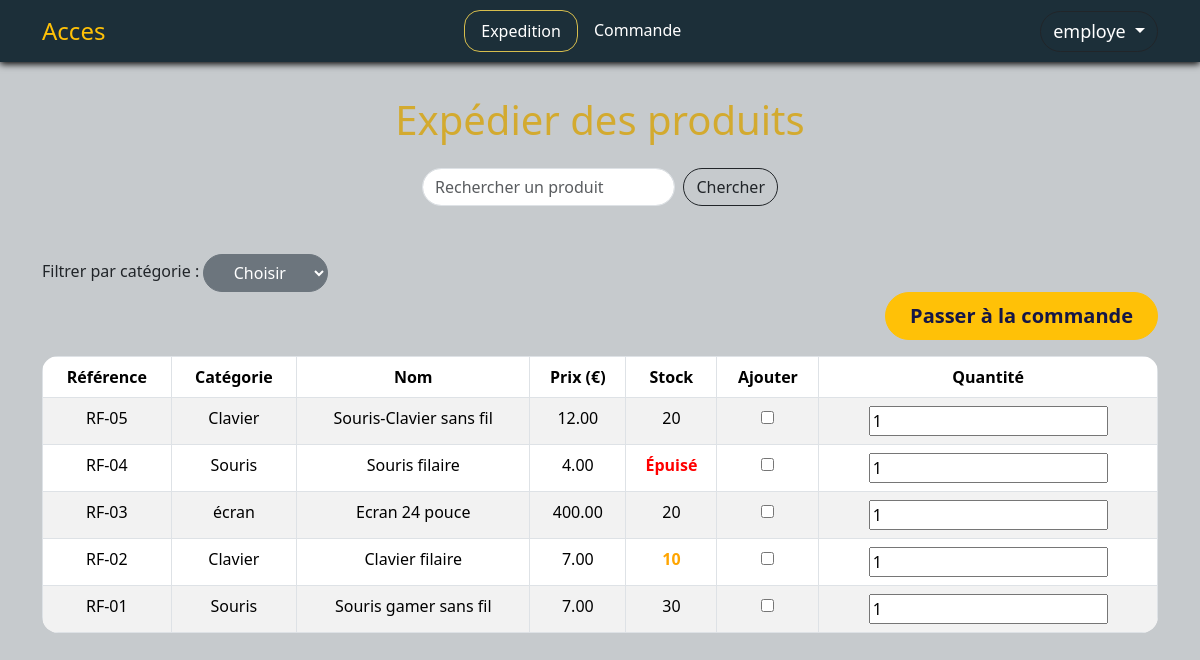
Page /index.php?action=dashboard (signed in) on the committed database.
### tables this page shows
CREATE TABLE IF NOT EXISTS `product` (
  `product_id` int NOT NULL AUTO_INCREMENT,
  `product_reference` varchar(25) NOT NULL,
  `product_name` varchar(25) NOT NULL,
  `product_description` varchar(255) NOT NULL,
  `product_quantity_stock` int NOT NULL,
  `product_alert_threshold` int NOT NULL,
  `product_unit_price` decimal(12,2) NOT NULL,
  `supplier_id` int NOT NULL,
  `category_id` int NOT NULL,
  PRIMARY KEY (`product_id`),
  UNIQUE KEY `product_reference` (`product_reference`),
  UNIQUE KEY `product_name` (`product_name`),
  KEY `fk_product_category` (`category_id`),
  KEY `fk_product_supplier` (`supplier_id`)
);

CREATE TABLE IF NOT EXISTS `category` (
  `category_id` int NOT NULL AUTO_INCREMENT,
  `category` varchar(10) NOT NULL,
  PRIMARY KEY (`category_id`)
);

### controllers/ProductController.php (called while the page is built, shortened)
<?php
require_once __DIR__ . '/../models/Product.php';
class ProductController
{
    private Product $productModel;
    public function __construct(Product $productModel, Category $categoryModel, Supplier $supplierModel)
    {
        $this->productModel = $productModel;
    }
    public function dashboard()
    {
        $searchTerm = $_GET['search'] ?? '';
        $categoryId = $_GET['categorie'] ?? '';
        if (!empty($searchTerm)) {
            $products = $this->productModel->searchByName($searchTerm);
        }
        elseif (!empty($categoryId)) {
            $products = $this->productModel->getByCategory($categoryId);
        }
        else {
            $products = $this->productModel->get_all_product();
        }
        require __DIR__ . '/../views/employe/dashboard.php';
    }
}

### models/Product.php (called while the page is built, shortened)
<?php
require_once __DIR__ . '/../config/database.php';
class Product
{
    private $db;
    public function __construct() {
        $this->db = Database::getInstance()->getConnection();
    }
    public function get_all_product()
    {
        $sql = "SELECT * FROM product
                JOIN supplier, category
                WHERE product.supplier_id = supplier.supplier_id
                AND product.category_id = category.category_id
                ORDER BY product_id DESC";
        $stmt = $this->db->query($sql);
        return $stmt->fetchAll(PDO::FETCH_ASSOC);
    }
}
?>

### config/database.php (called while the page is built)
<?php
class Database {
    private static $instance = null;
    private $connection;
    private $host = 'localhost';
    private $dbname = 'nfe';
    private $username = 'root';
    private $password = '';
    private function __construct() {
        try {
            $this->connection = new PDO("mysql:host=$this->host;dbname=$this->dbname;charset=utf8", $this->username, $this->password);
            $this->connection->setAttribute(PDO::ATTR_ERRMODE, PDO::ERRMODE_EXCEPTION);
        } catch (PDOException $e) {
            die("Erreur de connexion : " . $e->getMessage());
        }
    }
    public static function getInstance() {
        if (!self::$instance) {
            self::$instance = new Database();
        }
        return self::$instance;
    }
    public function getConnection() {
        return $this->connection;
    }
}
?>

### views/employe/expedition.php (the view, shortened to what this page needs)
<section class="mt-5">
  <form method="GET" action="index.php">
    <label>Filtrer par catégorie :</label>
    <select name="categorie" onchange="this.form.submit()" class="btn btn-secondary dropdown-toggle filter">
      <option value="">Choisir</option>
    </select>
  </form>
  <form method="POST" action="index.php?action=selection_produits">
    <div class="col text-end">
        <button type="submit" class="btn btn-warning btn-lg px-4 btn-valider">Passer à la commande</button>
    </div>
    <div class="tablerounededCorner" style="max-height: 400px; overflow-y: auto;">
      <?php if (!empty($products)) : ?>
          <table class="table table-hover mt-3 text-center table-bordered table-striped roundedTable">
            <thead style="position: sticky; top: 0; z-index: 1;">
              <tr>
                <th>Référence</th>
                <th>Catégorie</th>
                <th>Nom</th>
                <th>Prix (€)</th>
                <th>Stock</th>
                <th>Ajouter</th>
                <th>Quantité</th>
              </tr>
            </thead>
            <tbody>
              <?php foreach ($products as $product): ?>
              <tr>
                <td><?= htmlspecialchars($product['product_reference']) ?></td>
                <td><?= htmlspecialchars($product['category']) ?></td>
                <td><?= htmlspecialchars($product['product_name']) ?></td>
                <td><?= number_format($product['product_unit_price'], 2) ?></td>
               <?php if ($product['product_quantity_stock'] == 0) : ?>
                  <td style="color: red; font-weight: bold;">Épuisé</td>
              <?php elseif ($product['product_quantity_stock'] <= $product['product_alert_threshold']) : ?>
                  <td style="color: orange; font-weight: bold;"><?= (int)$product['product_quantity_stock'] ?></td>
              <?php else : ?>
                  <td><?= (int)$product['product_quantity_stock'] ?></td>
              <?php endif; ?>
                <td>
                  <input type="checkbox" name="products[<?= $product['product_id'] ?>][selected]" value="1">
                </td>
                <td>
                  <input type="number" name="products[<?= $product['product_id'] ?>][quantity]" value="1" min="1">
                </td>
              </tr>
              <?php endforeach; ?>
            </tbody>
          </table>
      <?php else : ?>
        <p class="text-center mt-3">Aucun produit trouvé.</p>
      <?php endif; ?>
    </div>
  </form>
</section>

### public/css/employe.css (style rules this page uses)
body { background: #1c2f3940; }
.btn-valider { border-radius: 2rem; color: #151646; font-weight: bold; }
.filter { border-radius: 2rem; }
.tablerounededCorner { border-radius: 1rem; }
.roundedTable { border-collapse: collapse; border-radius: 1rem; overflow: hidden; width: 100%; margin: 0; }

### rows in the picture
product: product_reference "RF-05", category.category "Clavier", product_name "Souris-Clavier sans fil", product_unit_price "12.00", product_quantity_stock "20"
product: product_reference "RF-04", category.category "Souris", product_name "Souris filaire", product_unit_price "4.00", product_quantity_stock "Épuisé"
product: product_reference "RF-03", category.category "écran", product_name "Ecran 24 pouce", product_unit_price "400.00", product_quantity_stock "20"
product: product_reference "RF-02", category.category "Clavier", product_name "Clavier filaire", product_unit_price "7.00", product_quantity_stock "10"
product: product_reference "RF-01", category.category "Souris", product_name "Souris gamer sans fil", product_unit_price "7.00", product_quantity_stock "30"

### other values in the picture
$_SESSION['username'] "employe"
